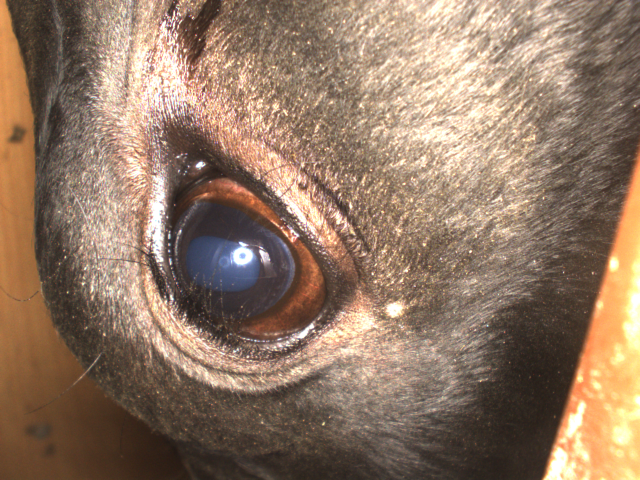
#> input picture test_bbox_overlap/nopl1.bmp, 1280 x 960 px (shown at 1/2 size); its folder holds only this picture in this run
$ python -i pupil_analysis.py   (imports and definitions only)   (older library calls are emulated)
#> lines starting #> are read from the running program, lines starting #| are printed output that depends on the picture; after the words box and inside, x2 and y2 are one past the last pixel; in counts of white or black regions, pixels touching at a corner belong together
#> further down, picture is the input picture: shape (960, 1280, 3); mean B, G, R 100.4, 120.2, 145.3
### livestockwatch/utils.py
# -- coding: utf-8 --

__author__ = 'amryfitra'

import csv
import os
import re
import matplotlib.pyplot as plt
import numpy as np
import cv2
from scipy.signal import savgol_filter
from skimage import color, io

from IPython import embed


# [21 lines left out: functions svg_smoothing, remove_saturated_pixel, is_too_dark, not called in this run]


def equ_hist_color_image(image):
    b, g, r = cv2.split(image)
    equ_b = cv2.equalizeHist(b)
    equ_g = cv2.equalizeHist(g)
    equ_r = cv2.equalizeHist(r)
    return cv2.merge([equ_b, equ_g, equ_r])


# [32 lines left out: functions get_list_of_frame, is_skipped_folder, not called in this run]


class Rectangle:
    # [204 lines left out: functions __init__, measure_overlap_ratio, get_chroma_value, get_blue_ratio, is_mask, getfiles and 9 more, not called in this run]


def write_as_png(newpath, frame):
    png_params = [cv2.IMWRITE_PNG_COMPRESSION, 9]
    cv2.imwrite(newpath, frame, png_params)


# [127 lines left out: functions create_mask, get_specific_channel, not called in this run]

### livestockwatch/pupil_analysis.py
import math
import matplotlib
# [1 line not run here, left out]
import cv2
import matplotlib.pyplot as plt
import numpy as np
from skimage import color, io
from skimage.segmentation import clear_border
from skimage.measure import regionprops, label
from .utils import equ_hist_color_image
from IPython import embed


class PupilAnalysisException(Exception):
    """Base class for Pupil Analysis"""
    pass


class NoPupilDetected(PupilAnalysisException):
    """Raised when no pupil is detected"""
    pass


class ImpartialPupilDetected(PupilAnalysisException):
    """Raised when impartial pupil is detected"""
    pass


class UnsupportedAnalysisMode(PupilAnalysisException):
    """Raised when impartial pupil is detected"""
    pass


def pupil_fit_ellipse(image, blur_kernel=5, close_kernel=7, open_kernel=22, debug=False):
#> called with blur_kernel = 5, close_kernel = 7, open_kernel = 22, debug = False
    mask = np.zeros(image.shape[:2], dtype="uint8")
    minor_axis = None
    major_axis = None
    cnt = None
    angle = None

    image_untouched = image.copy()
    image = cv2.fastNlMeansDenoisingColored(image, None, 10, 10, 7, 21)

    blur = cv2.GaussianBlur(image, (blur_kernel, blur_kernel), 0)

    frame_to_thresh = cv2.cvtColor(blur, cv2.COLOR_BGR2HSV)
#> frame_to_thresh: shape (960, 1280, 3); mean H, S, V 16.7, 81.8, 144.7

    thresh = cv2.inRange(frame_to_thresh, (97.5, 0, 0), (127.5, 255, 255))
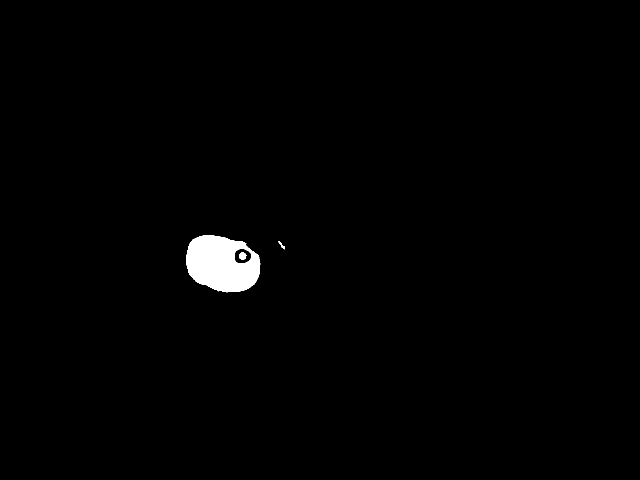
#> thresh: shape (960, 1280) (shown at 1/2 size); 1% white; 3 white regions, box (x1, y1, x2, y2) and area: (372, 471, 521, 585) 12529, (478, 505, 493, 519) 168, (557, 482, 570, 499) 66

    #
    kernel_closing = cv2.getStructuringElement(cv2.MORPH_ELLIPSE, (close_kernel, close_kernel))
    closing = cv2.morphologyEx(thresh, cv2.MORPH_CLOSE, kernel_closing)
#> closing: shape (960, 1280); 1% white; 3 white regions, box (x1, y1, x2, y2) and area: (372, 471, 521, 585) 12541, (478, 505, 493, 519) 168, (557, 482, 570, 499) 69
    #
    kernel_opening = cv2.getStructuringElement(cv2.MORPH_ELLIPSE, (open_kernel, open_kernel))
    opening = cv2.morphologyEx(closing, cv2.MORPH_OPEN, kernel_opening)
#> opening: shape (960, 1280); 0.98% white; 1 white region

    (_, cnts, _) = cv2.findContours(opening.copy(), cv2.RETR_EXTERNAL, cv2.CHAIN_APPROX_SIMPLE)
#> cnts = 1 contour; box (x1, y1, x2, y2) and area: (374, 472, 521, 585) 11826
    if len(cnts) > 0 and cnts is not None:
        try:
            cnt = max(cnts, key=cv2.contourArea)
#> cnt = contour of 197 points, box (x1, y1, x2, y2) (374, 472, 521, 585), area 11826
        except Exception as e:
            embed()

        area = cv2.contourArea(cnt)
#> area = 11826
        print(area)
#| 11826.0
        if area > 3000:
            image_untouched = equ_hist_color_image(image_untouched)
#> in equ_hist_color_image, `b, g, r = cv2.split(image)`:
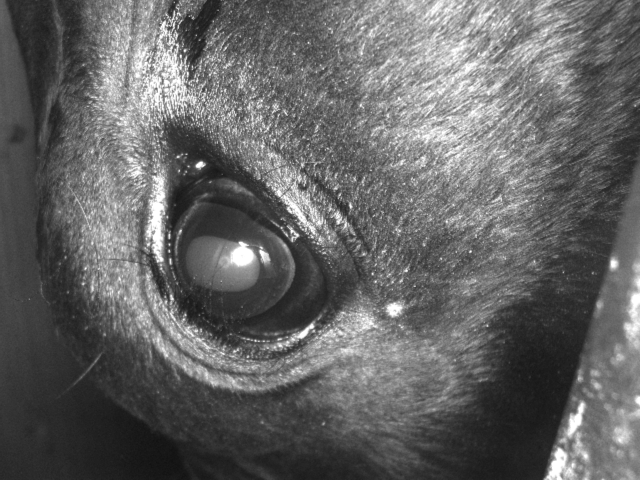
#> b: shape (960, 1280) (shown at 1/2 size); min 14, max 255, mean 100.4
#> in equ_hist_color_image, `b, g, r = cv2.split(image)`:
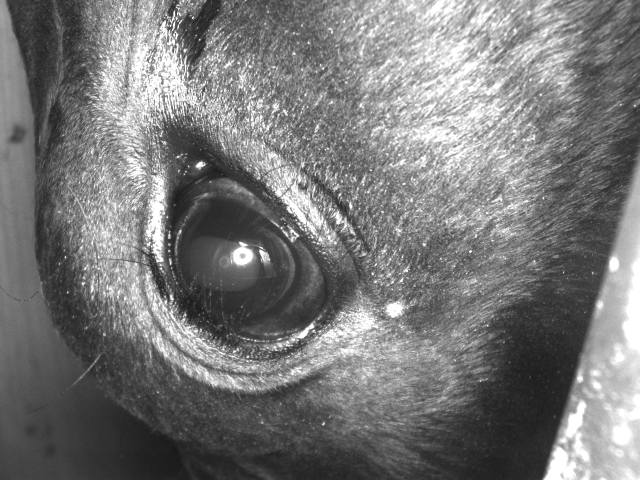
#> g: shape (960, 1280) (shown at 1/2 size); min 22, max 255, mean 120.2
#> in equ_hist_color_image, `equ_b = cv2.equalizeHist(b)`:
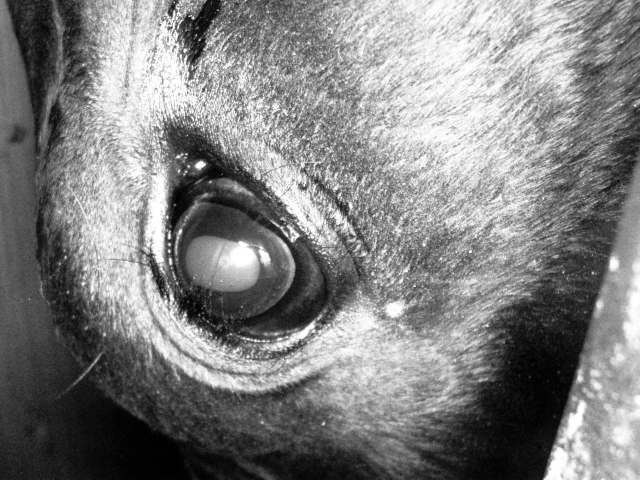
#> equ_b: shape (960, 1280) (shown at 1/2 size); min 0, max 255, mean 128.3
#> in equ_hist_color_image, `equ_r = cv2.equalizeHist(r)`:
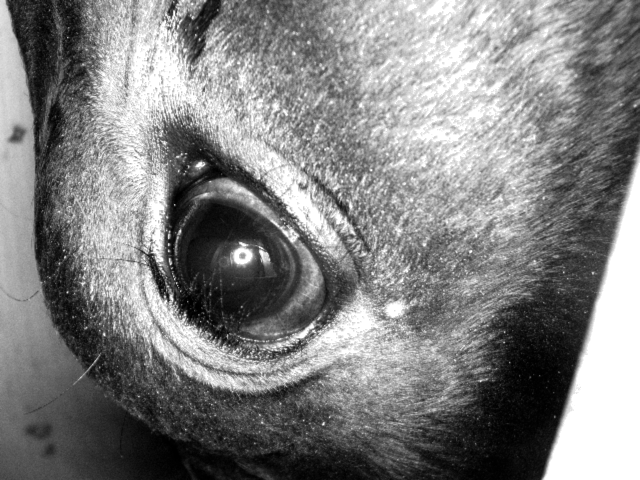
#> equ_r: shape (960, 1280) (shown at 1/2 size); min 0, max 255, mean 129.1
#> in equ_hist_color_image, `return cv2.merge([equ_b, equ_g, equ_r])`:
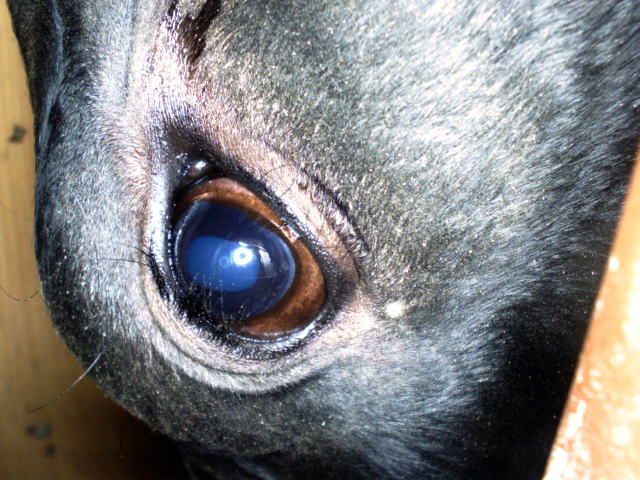
#> returned value: shape (960, 1280, 3) (shown at 1/2 size); mean of channels 0, 1, 2 128.3, 128.3, 129.1; drawn as B, G, R
            cv2.drawContours(image_untouched, cnt, -1, (0, 0, 255), 3)

            ellipse = cv2.fitEllipse(cnt)
#> ellipse = ((439.7, 529), (103.1, 154.4), 114)
            centroid, (minor_axis, major_axis), angle = ellipse
#> centroid = (439.7, 529); minor_axis = 103.1; major_axis = 154.4; angle = 114
            cv2.ellipse(image_untouched, (centroid, (minor_axis, major_axis), angle), (0, 255, 0), 2)
            cv2.ellipse(mask, (centroid, (minor_axis, major_axis), angle), 255, -1)
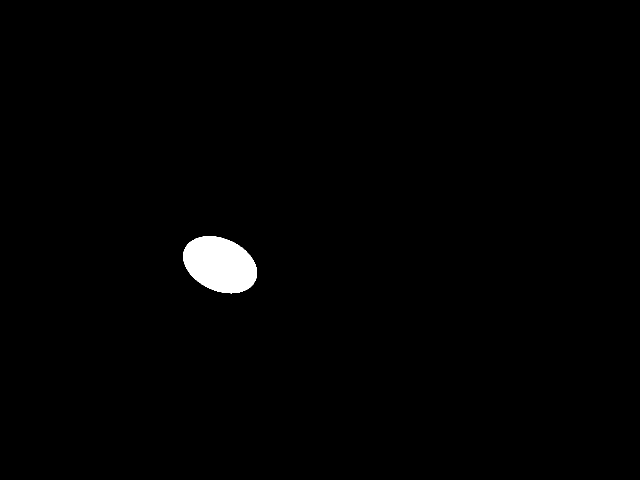
#> mask: shape (960, 1280) (shown at 1/2 size); 1% white; 1 white region, box (x1, y1, x2, y2) and area: (366, 472, 514, 587) 12678

            if debug:
                cv2.imshow("Original", np.hstack([image_untouched, blur]))
                cv2.imshow("Result", np.hstack([thresh, closing, opening, mask]))

                cv2.waitKey(0)

    return major_axis, minor_axis, angle, image_untouched, cnt


# [48 lines left out: function calculate_axis_skimage, not called in this run]


class Parameter:
    # [106 lines left out: functions __init__, create_mask, detect_pupil, save_pupil_analysis_result, not called in this run]


class EllipseAnalysis(object):
    # [50 lines left out: functions __init__, calculate_area, calculate_perimeter, calculate_eccentricity, calculate_ipr, ellipse_normalized_area and 1 more, not called in this run]

>>> import cv2
>>> picture = cv2.imread('../test_bbox_overlap/nopl1.bmp')
>>> result = pupil_fit_ellipse(picture)
#> result = 5 items
